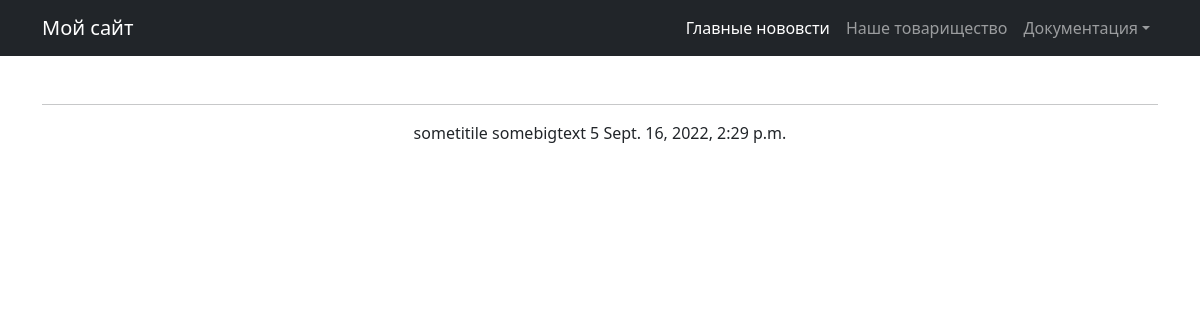
Page /news/1 on the earlier database version.
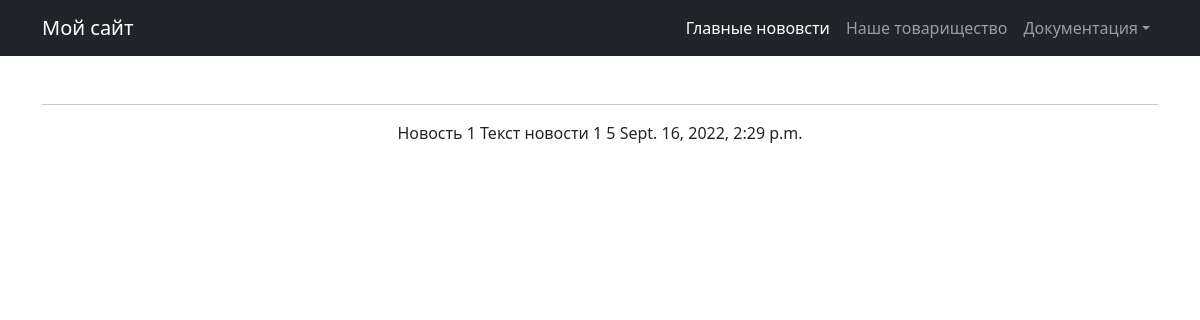
Same page on the later database version.
### new/models.py (models this page shows, shortened)
class Post(models.Model):
    author_post = models.ForeignKey(Author, on_delete=models.CASCADE)
    NEWS = 'NW'
    ARTICLE = 'AR'
    CATEGORY_CHOICES =  (
        ( NEWS, 'НОВОСТЬ'),
        (ARTICLE, 'СЧАСТЬЕ')
    )
    categoryType = models.CharField(max_length=2, choices=CATEGORY_CHOICES, default=ARTICLE)
    dataCreation = models.DateTimeField(auto_now_add=True)
    postCategory = models.ManyToManyField(Category, through='PostCategory')
    title = models.CharField(max_length=128)
    text = models.TextField()
    rating = models.SmallIntegerField(default=0)

### new/views.py (the view)
# urls.py: path('<int:pk>', PostDetail.as_view()),
class PostDetail(DetailView):
    model = Post
    template_name = 'News2.html'
    context_object_name = 'Post'

### new/templatetags/censor.py (called while the page is built)
def censor(value):
   bad_words = ('редиска')
   if not isinstance(value, str):
      raise TypeError(f"unresolved type '{type(value)}' expected  type 'str'")
   for word in value.split():
      if word.lower() in bad_words:
         value = value.replace(word, f"{word[0]}{'*' * (len(word) - 1)}")
   return value

### templates/News2.html (shortened to what this page needs)
{% extends 'flatpages/default.html' %}
{% load censor %}
{% block content %}
   <hr>
   <td>{{ Post.title }}</td>
   <td>{{ Post.text|censor }}</td>
   <td>{{ Post.rating }}</td>
   <td>{{ Post.dataCreation}}</td>
{% endblock content %}

Differences in the rows shown:
changed Post: title "sometitile" → "Новость 1"; text|censor "somebigtext" → "Текст новости 1"
